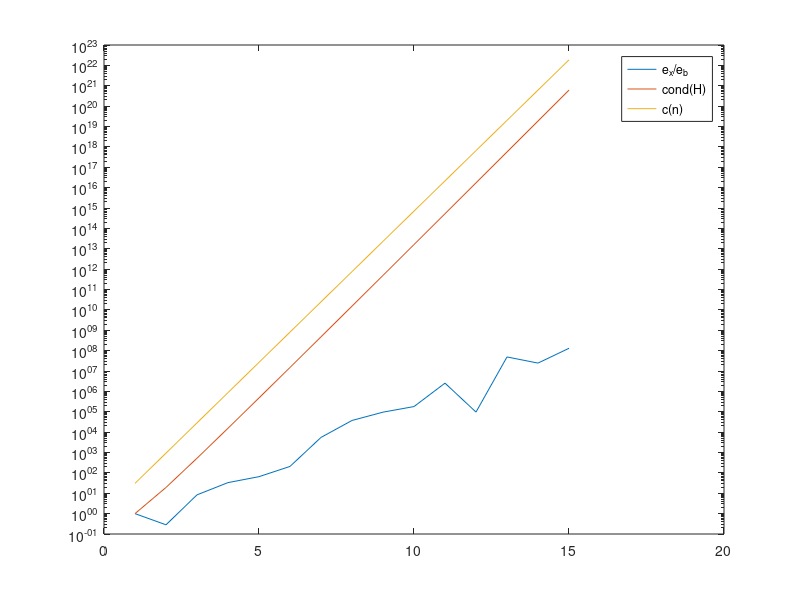

The MATLAB source for this figure:
% Devin Balian 2791430

clear all;

N = 15; % number of iterations
delta = 1e-5; % maximum disturbance error
e = zeros(N, 1); % ratio of e_x and e_b
cond = zeros(N, 1); % condition number of hilbert matrix

for n = 1:N
    % Hilbert matrix
    H = hilb(n);
    Hinv = invhilb(n);

    % rhs vector
    b = ones(n, 1);
    b_delta = b + rand(n, 1) * delta / sqrt(n);
    e_b = norm(b - b_delta)/norm(b);

    % Solve linear system
    x = H\b;
    x_delta = H\b_delta;
    e_x = norm(x - x_delta)/norm(x);

    % Set error and cond
    e(n) = e_x/e_b;
    cond(n) = norm(H)*norm(Hinv);
end

% Calculate mean value of a (=alpha) for cond(n) = exp(an)*exp(-1) = exp(an-a)
a = mean(diff(log(cond)));
c = exp((1:N) * a);
% c = c / exp(a); % optional y-axis shift

% Plot resuts
semilogy(e)
hold on
semilogy(cond)
semilogy(c)
legend("e_x/e_b", "cond(H)", "c(n)")
